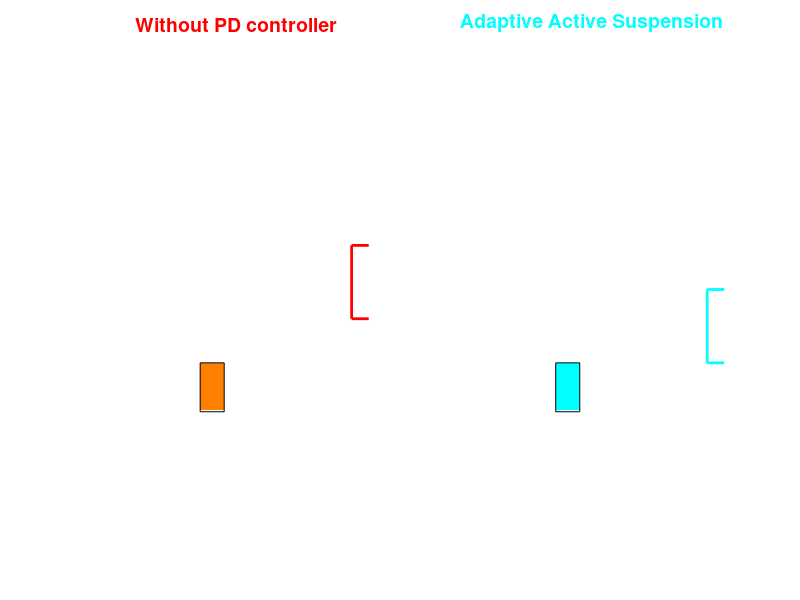

Write MATLAB code to recreate this figure.
clear all; close all; clc;

%% 1. Physics Parameters
m = 150;          
k_p = 400; b_p = 5;  % Low damping = High Jitter
Kp = 12000; Kd = 2500; 

%% 2. Simulation & Road Setup
tspan = 0:0.01:7;    
velocity = 0.75; 

% --- BUMP TRIGGER: Starts at 1.5 ---
bump_trigger_start = 1.5;   
bump_trigger_end = 2.0;     

% Road profile function (Physics Engine)
road = @(x) (x >= bump_trigger_start && x <= bump_trigger_end) * 0.2; 

% ODEs
p_ode = @(t, y) [y(2); (-k_p*(y(1)-road(velocity*t)) - b_p*y(2))/m];
a_ode = @(t, y) [y(2); (-Kp*(y(1)-road(velocity*t)) - Kd*y(2))/m];

[t, out_p] = ode45(p_ode, tspan, [0; 0]);
[t, out_a] = ode45(a_ode, tspan, [0; 0]);

% Circle math for wheels
th = 0:pi/10:2*pi; r = 0.1;
xw = r*cos(th); yw = r*sin(th);

%% 3. Animation
figure('Color', 'k', 'Position', [50, 100, 1200, 500]);

for i = 1:4:length(t)
    curr_x = velocity * t(i);

    % --- LEFT: Without PD controller ---
    subplot(1,2,1); cla;
    set(gca, 'Color', 'k', 'XColor', 'w', 'YColor', 'w'); hold on;

    plot([0 5.5], [0 0], 'w', 'LineWidth', 2);
    fill([2.0 2.0 2.5 2.5], [0 0.2 0.2 0], [1 0.5 0]); % Visual block stays at 2.0-2.5

    y_val = out_p(i,1); 
    plot(xw + curr_x, yw + 0.1 + y_val, 'w');
    plot(xw + curr_x + 0.5, yw + 0.1 + y_val, 'w');
    rectangle('Position', [curr_x-0.1, 0.2 + y_val, 0.7, 0.3], 'EdgeColor', 'r', 'LineWidth', 2);

    title('Without PD controller', 'Color', 'r', 'FontSize', 14);
    axis([0 5.5 -0.5 1.5]); grid on;

    % --- RIGHT: Adaptive Active Suspension ---
    subplot(1,2,2); cla;
    set(gca, 'Color', 'k', 'XColor', 'w', 'YColor', 'w'); hold on;

    plot([0 5.5], [0 0], 'w', 'LineWidth', 2);
    fill([2.0 2.0 2.5 2.5], [0 0.2 0.2 0], [0 1 1]);

    y_val_pd = out_a(i,1);
    plot(xw + curr_x, yw + 0.1 + y_val_pd, 'w');
    plot(xw + curr_x + 0.5, yw + 0.1 + y_val_pd, 'w');
    rectangle('Position', [curr_x-0.1, 0.2 + y_val_pd, 0.7, 0.3], 'EdgeColor', 'c', 'LineWidth', 2);

    title('Adaptive Active Suspension', 'Color', 'c', 'FontSize', 14);
    axis([0 5.5 -0.5 1.5]); grid on;

    drawnow;
end
